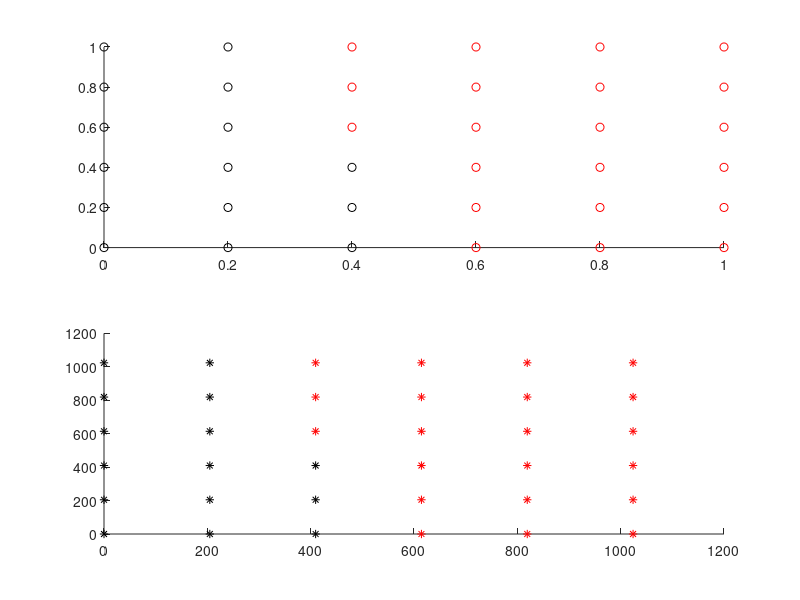

Source code (MATLAB): (Note: this script raises an error after producing the figure.)
clear all
clc
close all
% The following MATLAB code creates some simple two-dimensional test data for
% a binary classification demonstration.
% Straight line classifier and the perceptron
%Make a 6x6 square matrix of 2D training data
xin=[[reshape(repmat([0:0.2:1],6,1),[1,6*6])];[repmat([0:0.2:1],1,6)]]';
N = length(xin);
%most are class 0, except a few at lower left
yout=zeros(length(xin));
yout(1:12)=1;
yout(13:15)=1;

%Define a 2D perceptron
b = -0.5;
nu = 0.5;
w = 0.5*rand(3,1); %-1*2.*rand(3,1);
iterations = 100;

%Loop around the training loop
for i = 1:iterations
    for j = 1:N
        y = b*w(1,1)+xin(j,1)*w(2,1)+xin(j,2)*w(3,1);
        z(j) = 1/(1+exp(-2*y));
        delta = yout(j)-z(j);
        w(1,1) = w(1,1)+nu*b*delta;
        w(2,1) = w(2,1)+nu*xin(j,1)*delta;
        w(3,1) = w(3,1)+nu*xin(j,2)*delta;
    end
end
% The code above works well enough (given sufficient iterations) to train a perceptron to
% model any linearly separable classification on the input data:
% It is much easier to understand this if we can visualise the process. To do so, we can
% create two subplots, one of which plots the correct classification of the training data:
figure
subplot(2,1,1)
hold on
for i=1:N
    if(yout(i)==1)
        plot(xin(i,1),xin(i,2),'ko') %class 1
    else
        plot(xin(i,1),xin(i,2),'ro') %class 0
    end
end


NX=1024; %x resolution
NY=1024; %y resolution
dsc=zeros(NX,NY); % plot surface
%classify over this surface
for x=1:NX
    dx=(x-1)/(NX-1); %range 0:1
    for y=1:NY
        dy=(y-1)/(NY-1); %range 0:1
        z=b*w(1,1)+dx*w(2,1)+dy*w(3,1);
        dsc(x,y)=1/(1+exp(-2*z));
    end
end

%% classify the original xin points
for j = 1:N
    y=b*w(1,1)+xin(j,1)*w(2,1)+xin(j,2)*w(3,1);
    z(j) = 1/(1+exp(-2*y));
end
%plot the xin points and classifications
hold on
subplot(2,1,2)
for i=1:N
    hold on
    if(z(i)>0.5)
        plot(xin(i,1)*NX,xin(i,2)*NY,'k*') %class 1
    else
        plot(xin(i,1)*NX,xin(i,2)*NY,'r*') %class 0
    end
end
%overlay the decision line on the plot
contour(transpose(dsc > 0.5),1)


%%

[sp,fs]=audioread('me_and_nicole.WAV'); %load speech
sp=sp./max(abs(sp)); %normalise
sp = sp(:,1);
N=2;
T=length(sp);
tone1=tonegen(440,fs,T/fs); %create a tone
M=2; %create 2 mixtures of these sounds
mix1=sp'*0.23+tone1*0.78;
mix2=sp'*0.81+tone1*0.09;
X=[mix1 ; mix2]; %mixture matrix
% soundsc(mix1,fs)
% soundsc(mix2,fs)
%dimension of X is [M][T]

% Next we create an ICA loop beginning with randomly initialisedWmatrix, then carry
% out step-by-step refining this until either the maximum number of iterations has been
% reached or the convergence criterion has been met:
nu=0.0001; %learning rate
conv=1e-09; %convergence criterion
%---create an [N][M] sized matrix W
W=rand(N,M)*0.1;
%---estimate the source, Sp, dim [N][t]
iter=1;
max_iter=500000;
while(iter < max_iter)
    Sp=W*X;
    %     Find the overall distance, Zn,t = g(yn,t) for n = 1, . . . ,N and t = 1, . . . , T.
    Z=zeros(N,T);
    for n=1:N
        Z(n,:)=1./(1+exp(-Sp(n,:)/2));
    end
    %----calculate DW (deltaW)
    DW=nu*(eye(N) + (1-2*Z)*transpose(Sp))*W;
    %---terminate if converged
    delta=abs(sum(sum(DW)));
    if(delta < conv)
        break;
    end
    %print out (so we know what's happening)
    if mod(iter,10000)==0
        fprintf('Iteration %d, sum=%g\n',iter,delta);
    end
    %---apply the update
    W=W+DW;
    iter=iter+1;
end

% check the seperation:
% soundsc(Sp(1,:),fs)
% soundsc(Sp(2,:),fs)



%%
M=40;
figure
% Create some 2D data in 3 classes
c1=([1.9*ones(M,1) 0.9*ones(M,1)])+randn(M,2);
c2=([0.9*ones(M,1) 0.1*ones(M,1)])+randn(M,2);
c3=([0.1*ones(M,1) 1.9*ones(M,1)])+randn(M,2);

% Plot the data
plot(c1(:,1),c1(:,2),'r+')
hold on
plot(c2(:,1),c2(:,2),'bx')
plot(c3(:,1),c3(:,2),'g*')
X=[c1;c2;c3];
% C=kmeans(X',3);
[C,~]=GMMlearn(X,3)
plot(C(1,1),C(1,2),'ko')
plot(C(2,1),C(2,2),'ko')
plot(C(3,1),C(3,2),'ko')
hold off

%%
clear all
clc

% Code to perform this VAD(voice activity detection) in MATLAB is as follows:
%the noisy speech is in array nspeech
%fs is the sample rate
[nspeech,fs]=audioread('me_and_nicole.WAV'); %load speech
nspeech = nspeech(:,1);
nspeech = nspeech(round(1.4*fs):round(4*fs));
alpha=0.98;
WindowLength=10*10^-3;  % 30 [mS] window
Overlap=50;             % 50% overlap
[ProcessedSig,FramedSig] = PreProcess(nspeech,fs,alpha,WindowLength,Overlap);
mse=mean((nspeech-ProcessedSig).^2)
L=length(ProcessedSig);
frame= 10*10^-3; %0.1 frame size in seconds
frame=floor(fs*frame); %length
Nf=floor(L/frame); %no. of frames
energy=[];
%plot the noisy speech waveform
figure
subplot(2,1,1)
plot([0:L-1]/fs,ProcessedSig,'DisplayName','speech');axis tight
xlabel('Time,s'); ylabel('Amplitude');legend
%divide into frames, get energy
for n=1:Nf
    seg=ProcessedSig(1+(n-1)*frame:n*frame);
    energy(n)=sum(seg.^2);
end
%plot the energy
subplot(2,1,2)
plot(([1:Nf]*frame)/fs,energy,'g','DisplayName','ENG');
A=axis; A(2)=(Nf-1)*frame/fs; axis(A)
xlabel('Time,s'); ylabel('Energy');
%find the maximum energy, and threshold
emax=max(energy); emin=min(energy);
e05=emin+0.05*(emax-emin);
%draw the threshold on the graph
line(([0 Nf-1]*frame)/fs,[e05 e05],'DisplayName','e05')
A=axis; A(2)=(Nf-1)*frame/fs; axis(A)
%plot the decision (frames > 10%)
hold on
plot([1:Nf]*frame/fs,(energy>e05)*(emax),'r','DisplayName','decision')
A=axis; A(2)=(Nf-1)*frame/fs; axis(A)
hold off; legend

%%

frame= 10*10^-3; %0.1 frame size in seconds
frame=floor(fs*frame); %length
Ws=480;
L=length(ProcessedSig);
Nf=floor(L/Ws);
Bs=[]; %collect pitch multipliers
Ms=[]; %collect pitch taps
% 6.3 Pitch models 181
for ff=1:Nf
    seg=ProcessedSig(1+Ws*(ff-1):Ws*ff).*hamming(Ws);
    [B,M]=ltp(seg);
    Bs=[Bs, B];
    Ms=[Ms, M];
end

figure
subplot(3,1,1)
plot([0:L-1]/fs,ProcessedSig,'DisplayName','speech');axis tight
xlabel('Time,s'); ylabel('Amplitude');legend
subplot(3,1,2)
plot(([1:Nf]*Ws)/fs,Bs,'DisplayName','B multiplier');
A=axis; A(2)=(Nf-1)*frame/fs; axis(A)
xlabel('Time,s'); ylabel('B multiplier');legend
subplot(3,1,3)
plot(([1:Nf]*Ws)/fs,Ms,'DisplayName','M tap');
A=axis; A(2)=(Nf-1)*frame/fs; axis(A)
xlabel('Time,s'); ylabel('M tap');legend